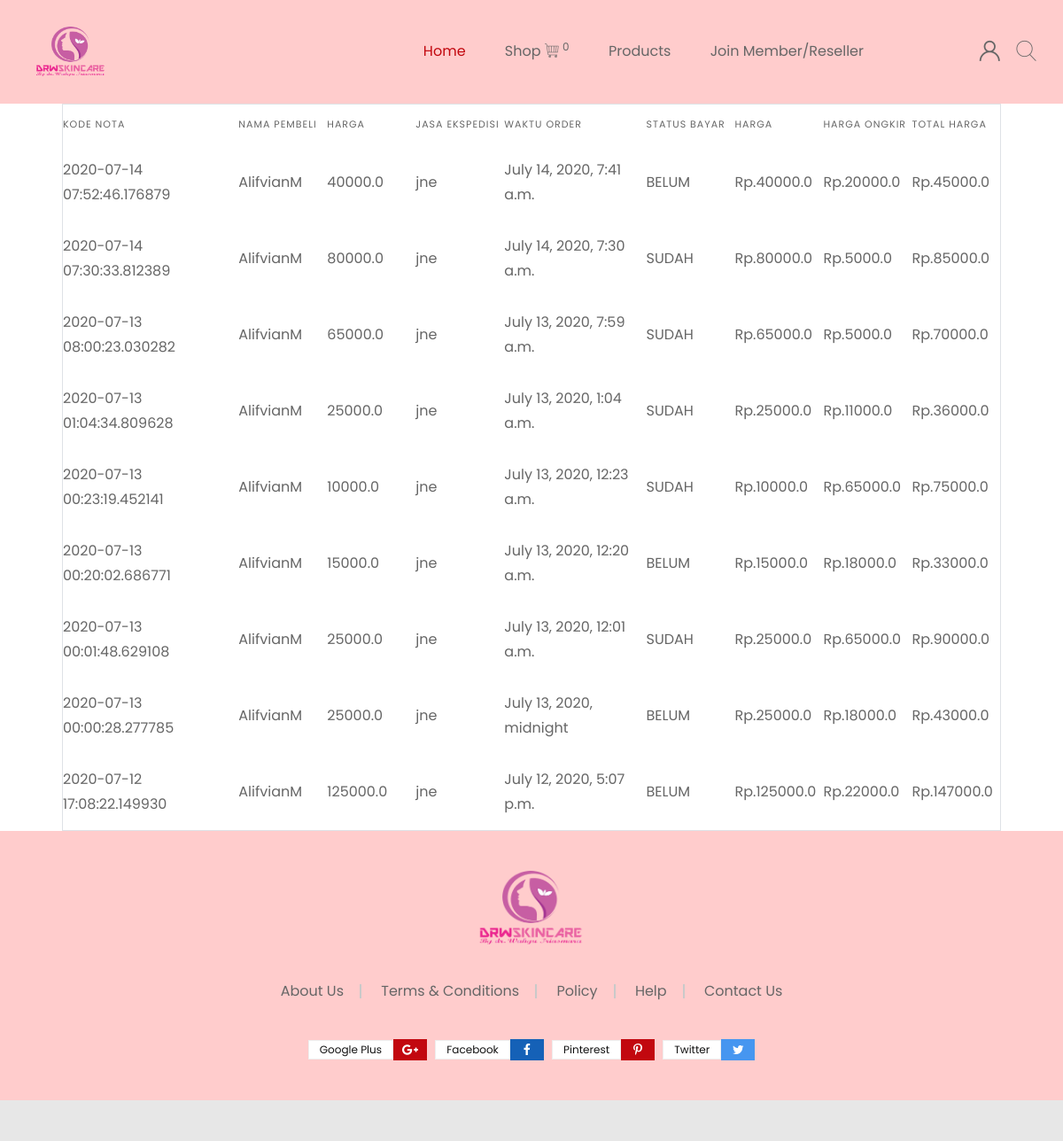
Before: /transaction/ (signed in) with the older database file.
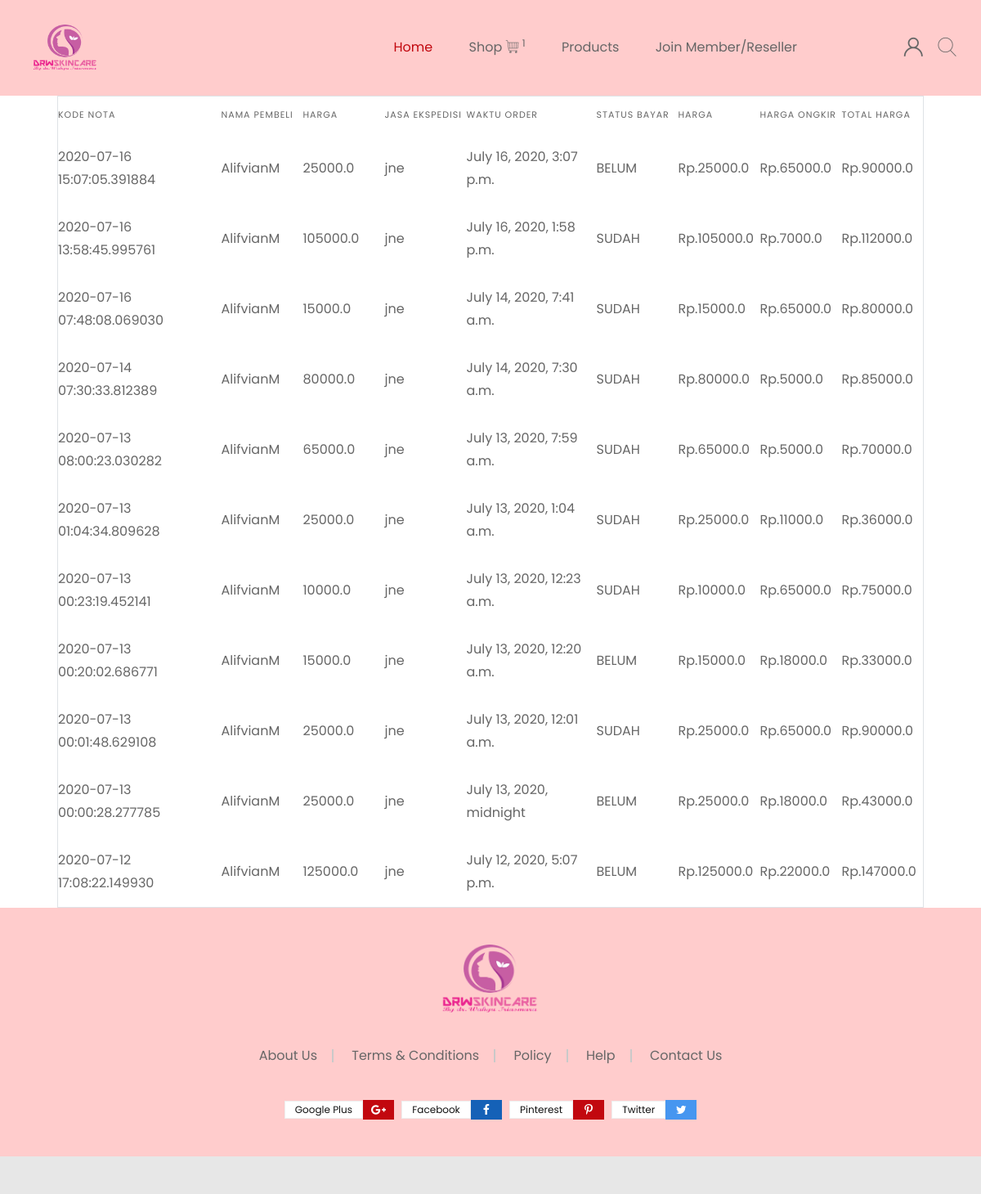
After: the same page with the newer database file.
### shop/models.py (models this page shows, shortened)
class Order(models.Model):
    STATUS = (
            ('SUDAH','sudah'),
            ('BELUM','belum'),
        )
    kode_nota = models.CharField(max_length=255)
    status_order = models.BooleanField(default=False)
    created_at = models.DateTimeField(auto_now_add=True)
    harga = models.FloatField(blank=True, null=True)
    provinsi_asal = models.CharField(max_length=255, default='11')
    kota_asal = models.CharField(max_length=255, default='42')
    kecamatan_asal = models.CharField(max_length=255, default='611')
    provinsi_tujuan = models.CharField(max_length=255, null=True, blank=True)
    kota_tujuan = models.CharField(max_length=255, null=True, blank=True)
    kecamatan_tujuan = models.CharField(max_length=255, null=True, blank=True)
    jasa_ongkir = models.CharField(max_length=50, default='jne')
    harga_ongkir = models.FloatField(default=0)
    total_harga = models.FloatField(default=0)
    bukti_pembayaran = models.ImageField(upload_to='bukti/', null=True, blank=True)
    status_bayar = models.CharField(max_length=50, choices=STATUS, default='BELUM')
    alamat = models.TextField()
    resi = models.CharField(max_length=255, null=True, blank=True, default='Menunggu nomor resi')
    user = models.ForeignKey(User, on_delete=models.CASCADE)

### shop/views.py (the view)
# urls.py: path('transaction/', transaction, name = 'shop-transaction'),
def transaction(request):
	order = Order.objects.filter( user = request.user).order_by('-created_at')
	count_items = OrderItem.objects.filter(order__user = request.user, order__status_order = False).aggregate(Count('id'))['id__count'] or 0
	context = {
		'orders':order,
		'count_items':count_items
	}
	return render(request, 'shop/transaction.html', context)

### shop/templates/shop/transaction.html
{% extends "shop/index.html" %}
{% block content %}
<div class="container-fluid">
    <table class="table table-bordered col-12 ">
      {% if orders %}
        <thead>
            <tr class="align-items-center">
                <th>KODE NOTA</th>
                <th>NAMA PEMBELI</th>
                <th>HARGA</th>
                <th>JASA EKSPEDISI</th>
                <th>WAKTU ORDER</th>
                <th>STATUS BAYAR</th>
                <th>HARGA</th>
                <TH>HARGA ONGKIR</TH>
                <TH>TOTAL HARGA</TH>
            </tr>
        </thead>
        <tbody>
            {% for order in orders %}
              <tr class="align-items-center">
                  <td><a href="{% url 'shop-orderdetail' order.id %}">{{order.kode_nota}}</a></td>
                  <td>{{order.user.username}}</td>
                  <td>{{order.harga}}</td>
                  <td>{{order.jasa_ongkir}}</td>
                  <td>{{order.created_at}}</td>
                  <td>{{order.status_bayar}}</td>
                  <td>Rp.{{order.harga}}</td>
                  <td>Rp.{{order.harga_ongkir}}</td>
                  <td>Rp.{{order.total_harga}}</td>
              </tr>
              {% endfor %}
        </tbody>
      {% else %}
      <span>anda belum melakukan pemesanan</span>
      {% endif %}
    </table>
</div>
{% endblock content %}

Changed rows visible on the page:
added Order: kode_nota "2020-07-16 15:07:05.391884", user.username "AlifvianM", harga "25000.0", jasa_ongkir "jne", created_at "July 16, 2020, 3:07 p.m.", status_bayar "BELUM", harga_ongkir "65000.0", total_harga "90000.0"
added Order: kode_nota "2020-07-16 13:58:45.995761", user.username "AlifvianM", harga "105000.0", jasa_ongkir "jne", created_at "July 16, 2020, 1:58 p.m.", status_bayar "SUDAH", harga_ongkir "7000.0", total_harga "112000.0"
changed Order "July 14, 2020, 7:41 a.m.": kode_nota "2020-07-14 07:52:46.176879" → "2020-07-16 07:48:08.069030"; harga "40000.0" → "15000.0"; status_bayar "BELUM" → "SUDAH"; harga_ongkir "20000.0" → "65000.0"; total_harga "45000.0" → "80000.0"
Other visible differences:
{{ count_items }}: "0" → "1"
